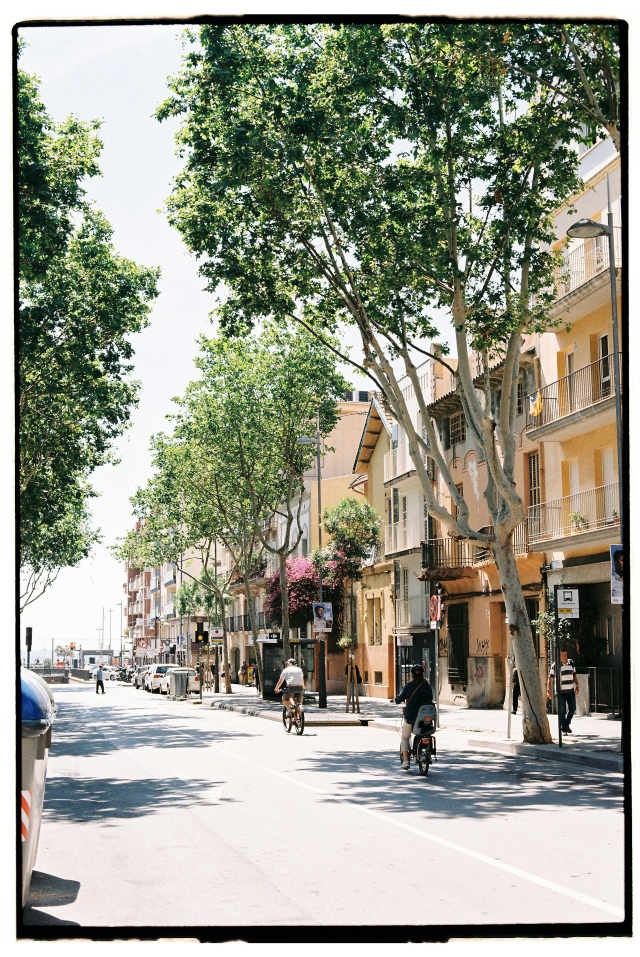
#> input picture TOI/Lab_2/image.jpg, 1920 x 2870 px, found by its file name (shown at 1/3 size)
$ python lab_2.py
#> lines starting #> are read from the running program, lines starting #| are printed output that depends on the picture
from PIL import Image
import numpy as np
from skimage.measure import shannon_entropy

def discretize_image(image, step):
    width, height = image.size
    new_size = (width // step, height // step)
    discretized_image = image.resize(new_size, Image.NEAREST)
    return discretized_image

def quantize_image(image, level):
    data = np.array(image)
    step = 256 / level
    quantized_data = (data // step * step + step / 2).clip(0, 255).astype(np.uint8)
    quantized_image = Image.fromarray(quantized_data)
    return quantized_image

def restore_image(image, level, method):
    width, height = image.size
    original_size = (width * level, height * level)
    restored_image = image.resize(original_size, getattr(Image, method.upper()))
    return restored_image


images_list = []
STEPS_LIST = [2, 4]
LEVELS_LIST = [8, 16, 64]
METHODS_LIST = ["nearest", "bilinear", "bicubic"]

image = Image.open("D:\\Programming\\PythonApplications\\TOI\\Lab_2\\image.jpg").convert('L')
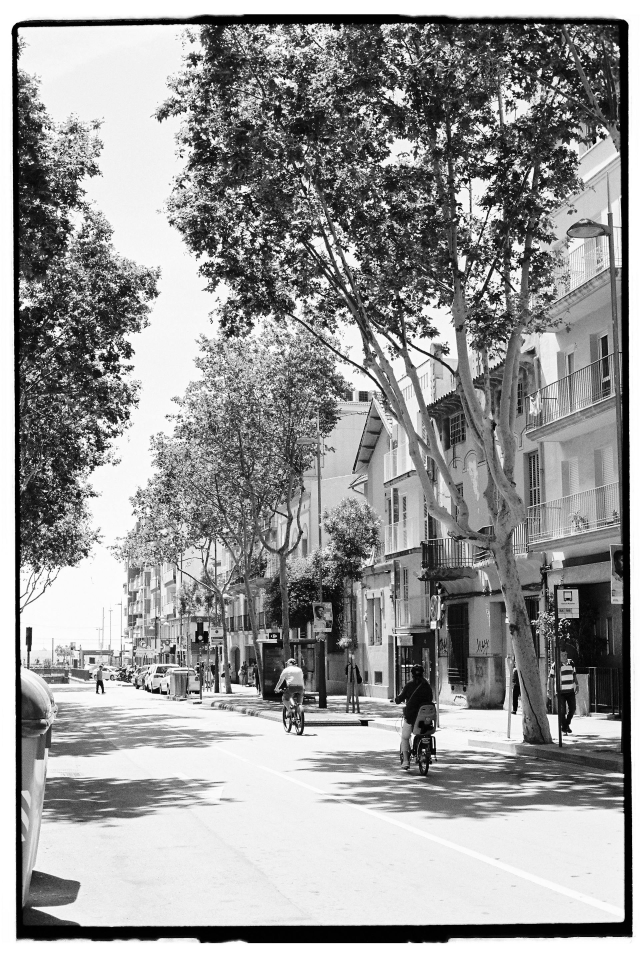
#> image: PIL image 1920x2870 L (shown at 1/3 size); min 0, max 255, mean 151.6
images_list.append(image)
print("Task 1 - Image is converted to grayscale")
print("Task 2 - Entropy of image is", round(shannon_entropy(image), 2))
#| Task 2 - Entropy of image is 7.55
for step in STEPS_LIST:
    d_image = discretize_image(image, step)
    images_list.append(d_image)
    d_image.save("D:\\Programming\\PythonApplications\\TOI\\Lab_2\\discretized images\\image_" + str(step) + ".jpg")
#> this loop made 2 passes
#> pass 1, in discretize_image, `discretized_image = image.resize(new_size, Image.NEAREST)`:
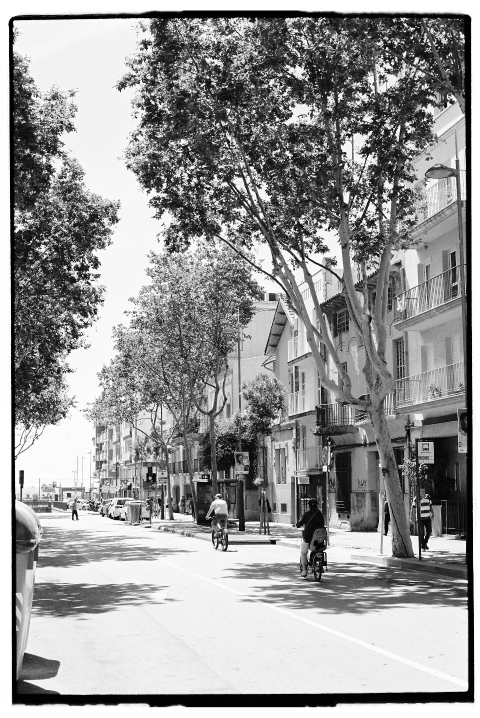
#> discretized_image: PIL image 960x1435 L (shown at 1/2 size); min 0, max 255, mean 151.6
#> pass 2, in discretize_image (call 2), `discretized_image = image.resize(new_size, Image.NEAREST)`:
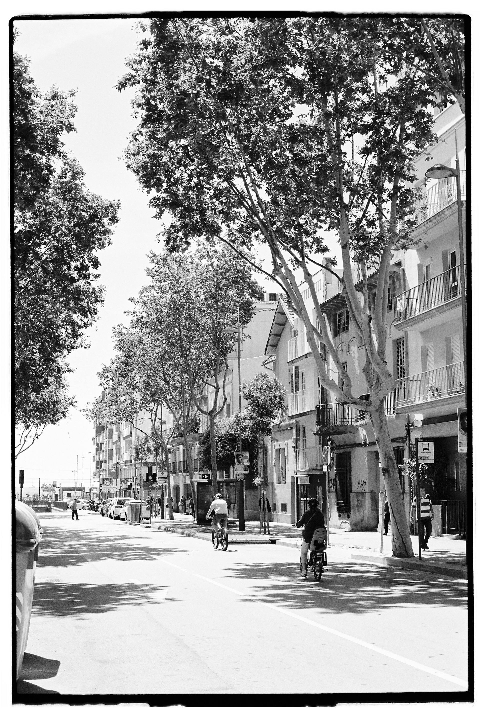
#> discretized_image: PIL image 480x717 L; min 0, max 255, mean 151.6
#> after the loop, images_list = 3 items
print("Task 3 - Image is discreted with steps 2 and 4")
img_l_len = len(images_list)
#> img_l_len = 3
for i in range(img_l_len):
    for level in LEVELS_LIST:
        q_image = quantize_image(images_list[i], level)
        images_list.append(q_image)
        q_image.save("D:\\Programming\\PythonApplications\\TOI\\Lab_2\\quantized images\\image_" + str(i+1) + "_" + str(level) + ".jpg")
#> after the loop, images_list = 12 items
print("Task 4 - Images are quantized with levels 8, 16 and 64")
print("Task 5 - Entropyies of discretized and quantized images are:")
for i in range(1, len(images_list)):
    print("Entropy of image №" + str(i), round(shannon_entropy(images_list[i]), 2))
#> this loop made 11 passes
#| Entropy of image №1 7.55
#| Entropy of image №2 7.55
#| Entropy of image №3 2.71
#| Entropy of image №4 3.65
#| Entropy of image №5 5.59
#| Entropy of image №6 2.71
#| Entropy of image №7 3.65
#| Entropy of image №8 5.59
#> (further printed lines are left out)
step = 0
for i in range(1, 3):
    for method in METHODS_LIST:
        restored_image = restore_image(images_list[i], STEPS_LIST[step], method)
        images_list.append(restored_image)
        restored_image.save("D:\\Programming\\PythonApplications\\TOI\\Lab_2\\restored images\\image_" + str(i + 1) + "_" + method + ".jpg")
    step += 1
#> this loop made 2 passes
#> step on passes 1 to 2: 1, 2
#> pass 2, in restore_image (call 4), `restored_image = image.resize(original_size, getattr(Image, method.upp..`:
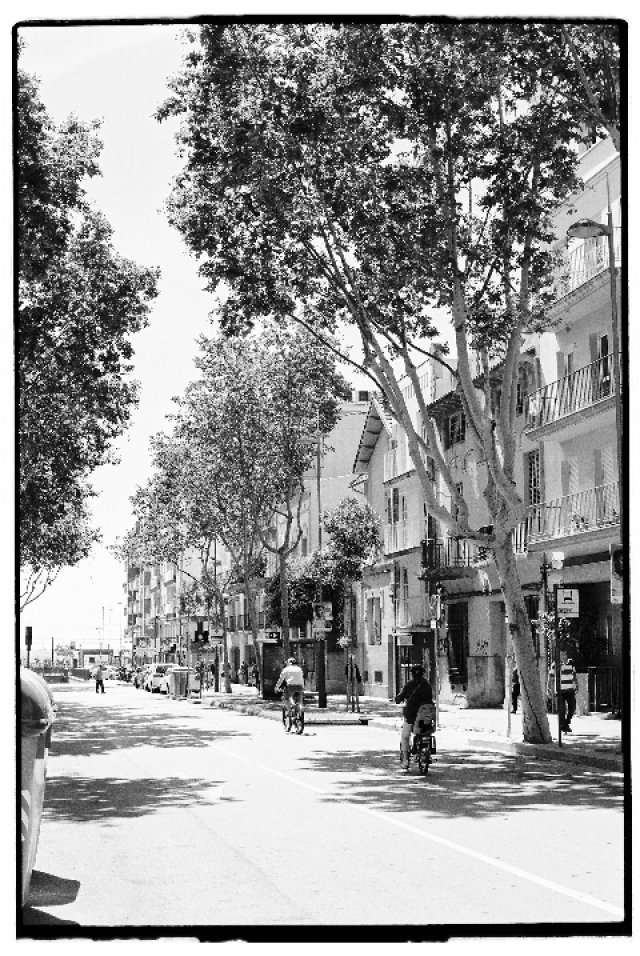
#> restored_image: PIL image 1920x2868 L (shown at 1/3 size); min 0, max 255, mean 151.6
#> after the loop, images_list = 18 items; step = 2
